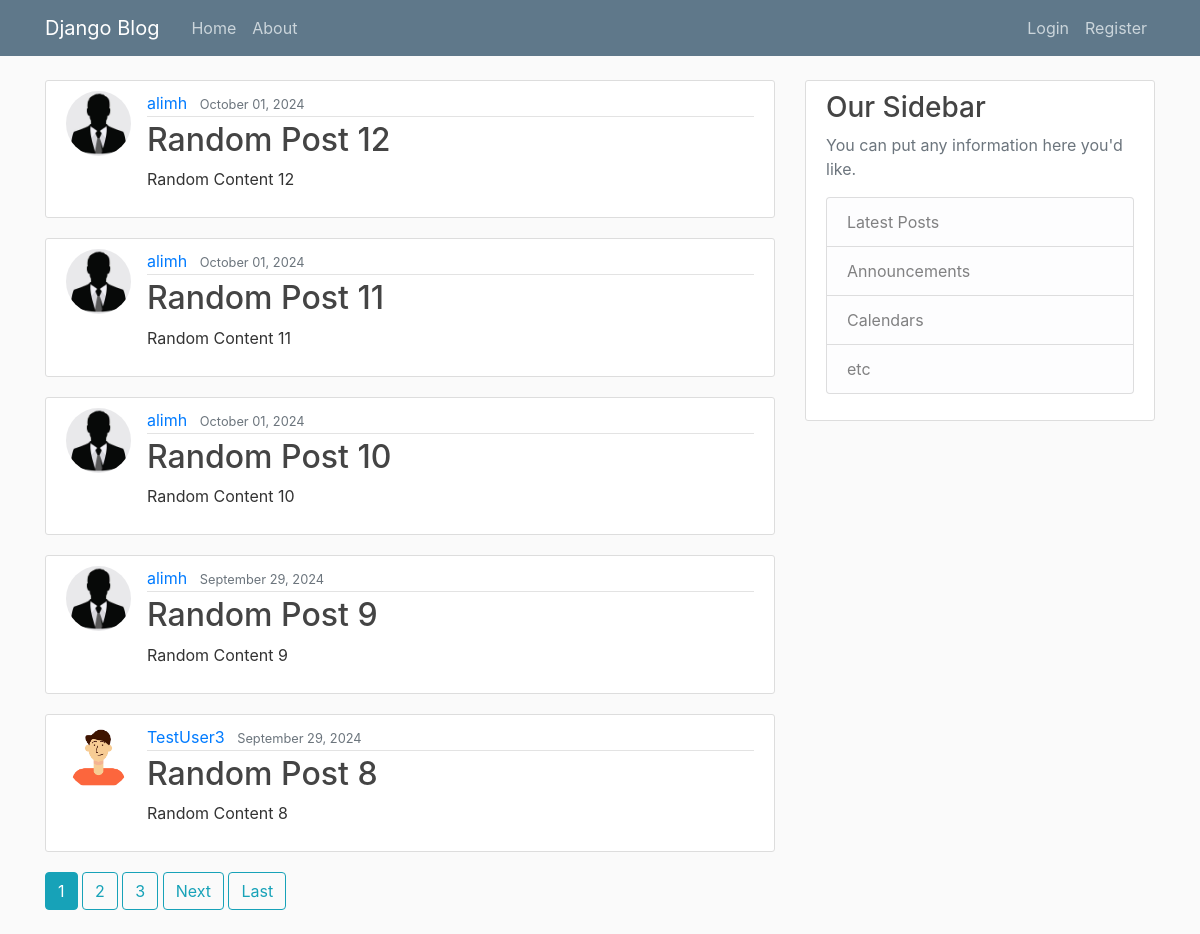
The page / on the database its author committed.
### blog/models.py (models this page shows, shortened)
class Post(models.Model):
    title = models.CharField(max_length=100)
    content = models.TextField()
    date_posted = models.DateTimeField(default = timezone.now)
    author = models.ForeignKey(User, on_delete=models.CASCADE)

### users/models.py (models this page shows, shortened)
class Profile(models.Model):
    user = models.OneToOneField(User, on_delete=models.CASCADE)
    image = models.ImageField(default='profile_pics/default.jpg', upload_to='profile_pics')

### blog/views.py (the view)
# urls.py: path('', PostListView.as_view(), name = 'blog-home'),
class PostListView(ListView):
    model = Post
    template_name = 'blog/home.html'
    context_object_name = 'posts'
    ordering = ('-date_posted',)
    paginate_by = 5

### blog/templates/blog/home.html (shortened to what this page needs)
{% extends "blog/base.html" %}
{% block content %}
    {% for post in posts %}
        <article class="media content-section">
            <img class="rounded-circle article-img" src="{{ post.author.profile.image.url }}">
            <div class="media-body">
                <div class="article-metadata">
                    <a class="mr-2" href="{% url 'user-posts' post.author.username %}">{{ post.author }}</a>
                    <small class="text-muted">{{ post.date_posted|date:"F d, Y" }}</small>
                </div>
                <h2><a class="article-title" href="{% url 'post-detail' post.id %}">{{ post.title }}</a></h2>
                <p class="article-content">{{ post.content }}</p>
            </div>
        </article>
    {% endfor %}
    {% if is_paginated %}
        {% for num in page_obj.paginator.page_range %}
            {% if page_obj.number == num %}
                <a class="btn btn-info mb-4" href="?page={{ num }}">{{ num }}</a>
            {% elif num >= page_obj.number|add:'-2' and num <= page_obj.number|add:'2' %}
                <a class="btn btn-outline-info mb-4" href="?page={{ num }}">{{ num }}</a>
            {% endif %}
        {% endfor %}
        {% if page_obj.has_next %}
            <a class="btn btn-outline-info mb-4" href="?page={{ page_obj.next_page_number }}">Next</a>
            <a class="btn btn-outline-info mb-4" href="?page={{ page_obj.paginator.num_pages }}">Last</a>
        {% endif %}
    {% endif %}
{% endblock content %}

### blog/templates/blog/base.html (shortened to what this page needs)
{% load static %}
<html lang="en">
<head>
    <link rel="stylesheet" href="https://cdn.jsdelivr.net/npm/bootstrap@4.0.0/dist/css/bootstrap.min.css">
    <link rel="stylesheet" type="text/css" href="{% static 'blog/main.css' %}">
</head>
<body>
    <header class="site-header">
      <nav class="navbar navbar-expand-md navbar-dark bg-steel fixed-top">
        <div class="container">
          <a class="navbar-brand mr-4" href="{% url 'blog-home' %}">Django Blog</a>
          <div class="collapse navbar-collapse" id="navbarToggle">
            <div class="navbar-nav mr-auto">
              <a class="nav-item nav-link" href="{% url 'blog-home' %}">Home</a>
              <a class="nav-item nav-link" href="{% url 'blog-about' %}">About</a>
            </div>
            <div class="navbar-nav">
                {% if user.is_authenticated %}
                <form id="logout-form" method="POST" action="{% url 'logout' %}" style="display: inline;">
                    {% csrf_token %}
                    <button type="submit" class="nav-item nav-link btn btn-link" style="display: inline; margin: 0px; border: none; background: none; cursor: pointer;">Logout</button>
                </form>
                <a class="nav-item nav-link" href="{% url 'profile' %}">Profile</a>
                <a class="nav-item nav-link" href="{% url 'post-create' %}">New Post</a>
                {% else %}
              <a class="nav-item nav-link" href="{% url 'login' %}">Login</a>
              <a class="nav-item nav-link" href="{% url 'register' %}">Register</a>
                {% endif %}
            </div>
          </div>
        </div>
      </nav>
    </header>
    <main role="main" class="container">
      <div class="row">
        <div class="col-md-8">
          {% block content %}{% endblock %}
        </div>
        <div class="col-md-4">
          <div class="content-section">
            <h3>Our Sidebar</h3>
            <p class='text-muted'>You can put any information here you'd like.
              <ul class="list-group">
                <li class="list-group-item list-group-item-light">Latest Posts</li>
                <li class="list-group-item list-group-item-light">Announcements</li>
                <li class="list-group-item list-group-item-light">Calendars</li>
                <li class="list-group-item list-group-item-light">etc</li>
              </ul>
            </p>
          </div>
        </div>
      </div>
    </main>
</body>
</html>

### blog/static/blog/main.css (style rules this page uses)
body { background: #fafafa; color: #333333; margin-top: 5rem; }
h1, h2, h3, h4, h5, h6 { color: #444444; }
ul { margin: 0; }
.bg-steel { background-color: #5f788a; }
.site-header .navbar-nav .nav-link { color: #cbd5db; }
.content-section { background: #ffffff; padding: 10px 20px; border: 1px solid #dddddd; border-radius: 3px; margin-bottom: 20px; }
.article-title { color: #444444; }
.article-content { white-space: pre-line; }
.article-img { height: 65px; width: 65px; margin-right: 16px; }
.article-metadata { padding-bottom: 1px; margin-bottom: 4px; border-bottom: 1px solid #e3e3e3 }

### rows shown on the page
Post: author.profile.image (picture), author "alimh", date_posted "October 01, 2024", title "Random Post 12", content "Random Content 12"
Post: author.profile.image (picture), author "alimh", date_posted "October 01, 2024", title "Random Post 11", content "Random Content 11"
Post: author.profile.image (picture), author "alimh", date_posted "October 01, 2024", title "Random Post 10", content "Random Content 10"
Post: author.profile.image (picture), author "alimh", date_posted "September 29, 2024", title "Random Post 9", content "Random Content 9"
Post: author.profile.image (picture), author "TestUser3", date_posted "September 29, 2024", title "Random Post 8", content "Random Content 8"

### other values the page prints
{{ num }} "1"
{{ num }} "2" "3"
